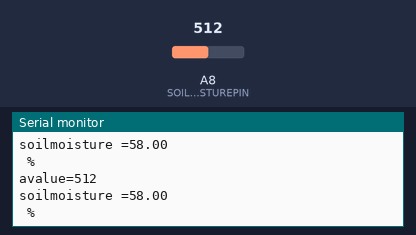
Bench run of a sketch on a simulated Arduino Mega 2560, built with avr-gcc and run on an emulated ATmega2560. On the bench: the last lines printed to the serial monitor. Inputs (shaded band) come from the test bench; at power-on: A8 (SOILMOISTUREPIN) = 512.

Above: at 4.8 s.
4.9 s: A8 (SOILMOISTUREPIN) set to 716
At 6.7 s:
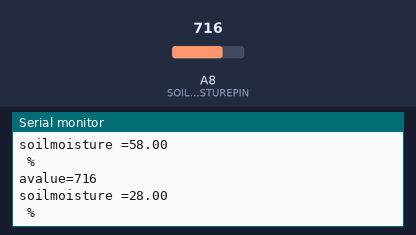
7.9 s: A8 (SOILMOISTUREPIN) set to 900
At 9.4 s:
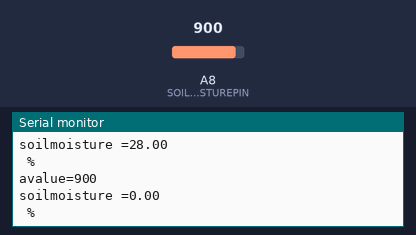
Timing chart, 0 to 10.9 s (numbered marks = the images above; inputs shaded):
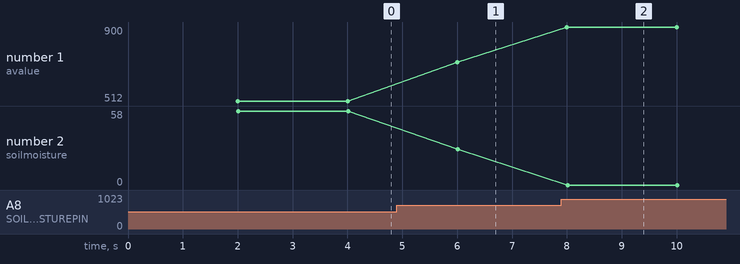

Measured:
- after the input at 4.9 s, the serial monitor: prints a new line after 1.1 s (image 1)
- after the input at 7.9 s, the serial monitor: prints a new line after 0.10 s (image 2)
- plotted number 1: 512 → 716 after the input at 4.9 s, 716 → 900 after the input at 7.9 s
- plotted number 2: 58 → 28 after the input at 4.9 s, 28 → 0 after the input at 7.9 s

The sketch:

_04_05.ino
```cpp
#define INTERVAL_GET_DATA 2000  // интервала измерений, мс
#define SOILMOISTUREPIN A8      // пин подключения контакта A0
// значение полного полива
#define MINVALUESOILMOISTURE 220
// значение критической сухости
#define MAXVALUESOILMOISTURE 900

// переменная для интервала измерений
unsigned long millis_int1=0;

void setup(void) {
   // запуск последовательного порта
   Serial.begin(9600);
}

void loop(void) {
   if(millis()-millis_int1 >= INTERVAL_GET_DATA) {
      // получение данных c датчика SoilMoisture
      float  moisture= get_data_soilmoisture();
      // вывод в монитор последовательного порта
      Serial.print("soilmoisture =");Serial.println(moisture);
      Serial.println(" %");
      // старт интервала отсчета
      millis_int1=millis();
   }
}

// получение данных с датчика Soil Moisture
float get_data_soilmoisture()  {
  // получение значения с аналогового вывода датчика
  int avalue=analogRead(SOILMOISTUREPIN);
  // масштабируем значение в проценты
  Serial.print("avalue=");Serial.println(avalue);
  avalue=constrain(avalue, MINVALUESOILMOISTURE,MAXVALUESOILMOISTURE);
  int moisture=map(avalue, MINVALUESOILMOISTURE,
                   MAXVALUESOILMOISTURE,100,0);
  return (float)moisture;
}
```
